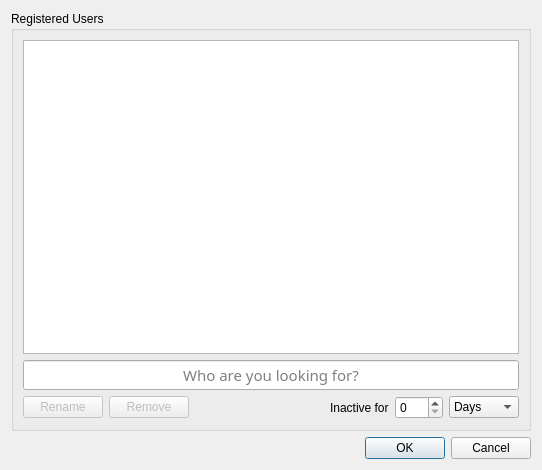
<?xml version="1.0" encoding="UTF-8"?>
<ui version="4.0">
 <class>UserEdit</class>
 <widget class="QDialog" name="UserEdit">
  <property name="geometry">
   <rect>
    <x>0</x>
    <y>0</y>
    <width>542</width>
    <height>470</height>
   </rect>
  </property>
  <property name="minimumSize">
   <size>
    <width>381</width>
    <height>470</height>
   </size>
  </property>
  <property name="windowTitle">
   <string/>
  </property>
  <property name="styleSheet">
   <string notr="true">font: 57 11pt &quot;Terminus (TTF)&quot;;</string>
  </property>
  <layout class="QGridLayout" name="gridLayout_2">
   <item row="1" column="0">
    <widget class="QDialogButtonBox" name="qbbButtons">
     <property name="sizePolicy">
      <sizepolicy hsizetype="Expanding" vsizetype="Minimum">
       <horstretch>0</horstretch>
       <verstretch>0</verstretch>
      </sizepolicy>
     </property>
     <property name="orientation">
      <enum>Qt::Horizontal</enum>
     </property>
     <property name="standardButtons">
      <set>QDialogButtonBox::Cancel|QDialogButtonBox::Ok</set>
     </property>
    </widget>
   </item>
   <item row="0" column="0">
    <widget class="QGroupBox" name="qgbUserList">
     <property name="title">
      <string>Registered Users</string>
     </property>
     <layout class="QGridLayout" name="gridLayout">
      <item row="2" column="0">
       <widget class="QPushButton" name="qpbRename">
        <property name="enabled">
         <bool>false</bool>
        </property>
        <property name="sizePolicy">
         <sizepolicy hsizetype="Minimum" vsizetype="Fixed">
          <horstretch>0</horstretch>
          <verstretch>0</verstretch>
         </sizepolicy>
        </property>
        <property name="text">
         <string>Rename</string>
        </property>
       </widget>
      </item>
      <item row="2" column="1">
       <widget class="QPushButton" name="qpbRemove">
        <property name="enabled">
         <bool>false</bool>
        </property>
        <property name="text">
         <string>Remove</string>
        </property>
        <property name="flat">
         <bool>false</bool>
        </property>
       </widget>
      </item>
      <item row="1" column="0" colspan="6">
       <widget class="QLineEdit" name="qlSearch">
        <property name="font">
         <font>
          <family>Terminus (TTF)</family>
          <pointsize>11</pointsize>
          <weight>7</weight>
          <italic>false</italic>
          <bold>false</bold>
         </font>
        </property>
        <property name="text">
         <string/>
        </property>
        <property name="alignment">
         <set>Qt::AlignCenter</set>
        </property>
        <property name="placeholderText">
         <string>Who are you looking for?</string>
        </property>
       </widget>
      </item>
      <item row="2" column="5">
       <widget class="MUComboBox" name="qcbInactive">
        <property name="sizePolicy">
         <sizepolicy hsizetype="Minimum" vsizetype="Fixed">
          <horstretch>0</horstretch>
          <verstretch>0</verstretch>
         </sizepolicy>
        </property>
        <item>
         <property name="text">
          <string>Days</string>
         </property>
        </item>
        <item>
         <property name="text">
          <string>Weeks</string>
         </property>
        </item>
        <item>
         <property name="text">
          <string>Months</string>
         </property>
        </item>
        <item>
         <property name="text">
          <string>Years</string>
         </property>
        </item>
       </widget>
      </item>
      <item row="2" column="2">
       <spacer name="horizontalSpacer">
        <property name="orientation">
         <enum>Qt::Horizontal</enum>
        </property>
        <property name="sizeHint" stdset="0">
         <size>
          <width>40</width>
          <height>20</height>
         </size>
        </property>
       </spacer>
      </item>
      <item row="2" column="4">
       <widget class="QSpinBox" name="qsbInactive">
        <property name="sizePolicy">
         <sizepolicy hsizetype="MinimumExpanding" vsizetype="Fixed">
          <horstretch>0</horstretch>
          <verstretch>0</verstretch>
         </sizepolicy>
        </property>
        <property name="maximumSize">
         <size>
          <width>48</width>
          <height>16777215</height>
         </size>
        </property>
        <property name="frame">
         <bool>true</bool>
        </property>
        <property name="maximum">
         <number>9999</number>
        </property>
       </widget>
      </item>
      <item row="2" column="3">
       <widget class="QLabel" name="qlInactive">
        <property name="sizePolicy">
         <sizepolicy hsizetype="Minimum" vsizetype="Preferred">
          <horstretch>0</horstretch>
          <verstretch>0</verstretch>
         </sizepolicy>
        </property>
        <property name="text">
         <string>Inactive for</string>
        </property>
       </widget>
      </item>
      <item row="0" column="0" colspan="6">
       <widget class="QTreeView" name="qtvUserList">
        <property name="alternatingRowColors">
         <bool>true</bool>
        </property>
        <property name="selectionMode">
         <enum>QAbstractItemView::ExtendedSelection</enum>
        </property>
        <property name="rootIsDecorated">
         <bool>false</bool>
        </property>
        <property name="itemsExpandable">
         <bool>false</bool>
        </property>
        <property name="sortingEnabled">
         <bool>true</bool>
        </property>
       </widget>
      </item>
     </layout>
    </widget>
   </item>
  </layout>
 </widget>
 <customwidgets>
  <customwidget>
   <class>MUComboBox</class>
   <extends>QComboBox</extends>
   <header>widgets/MUComboBox.h</header>
  </customwidget>
 </customwidgets>
 <resources/>
 <connections>
  <connection>
   <sender>qbbButtons</sender>
   <signal>accepted()</signal>
   <receiver>UserEdit</receiver>
   <slot>accept()</slot>
   <hints>
    <hint type="sourcelabel">
     <x>248</x>
     <y>254</y>
    </hint>
    <hint type="destinationlabel">
     <x>157</x>
     <y>274</y>
    </hint>
   </hints>
  </connection>
  <connection>
   <sender>qbbButtons</sender>
   <signal>rejected()</signal>
   <receiver>UserEdit</receiver>
   <slot>reject()</slot>
   <hints>
    <hint type="sourcelabel">
     <x>316</x>
     <y>260</y>
    </hint>
    <hint type="destinationlabel">
     <x>286</x>
     <y>274</y>
    </hint>
   </hints>
  </connection>
 </connections>
</ui>
